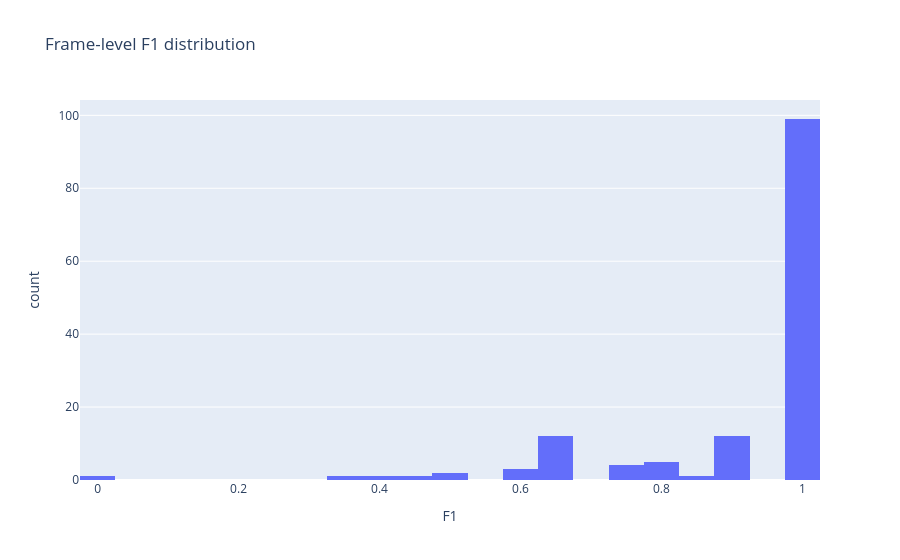

The cell this chart's notebook holds for it:
### Markdown cell above
**Table 2 — F1 buckets:** Count and percent of frames in each F1 range to quantify how many frames fall below a quality threshold.

### Code cell
section_b_f1_distribution()

### Figure 1 — Plotly figure (JSON) as saved in the notebook; plotly's stock layout.template omitted (floating-point values rounded to 4 significant figures; data arrays with more than 128 entries replaced by an {"elided": "..."} marker saying what was removed)
{"data": [{"alignmentgroup": "True", "bingroup": "x", "hovertemplate": "F1=%{x}<br>count=%{y}<extra></extra>", "legendgroup": "", "marker": {"color": "#636efa", "pattern": {"shape": ""}}, "name": "", "nbinsx": 20, "offsetgroup": "", "orientation": "v", "showlegend": false, "type": "histogram", "x": {"elided": "142 float values"}, "xaxis": "x", "yaxis": "y"}], "layout": {"barmode": "relative", "legend": {"tracegroupgap": 0}, "title": {"text": "Frame-level F1 distribution"}, "xaxis": {"anchor": "y", "domain": [0, 1], "title": {"text": "F1"}}, "yaxis": {"anchor": "x", "domain": [0, 1], "title": {"text": "count"}}}}
